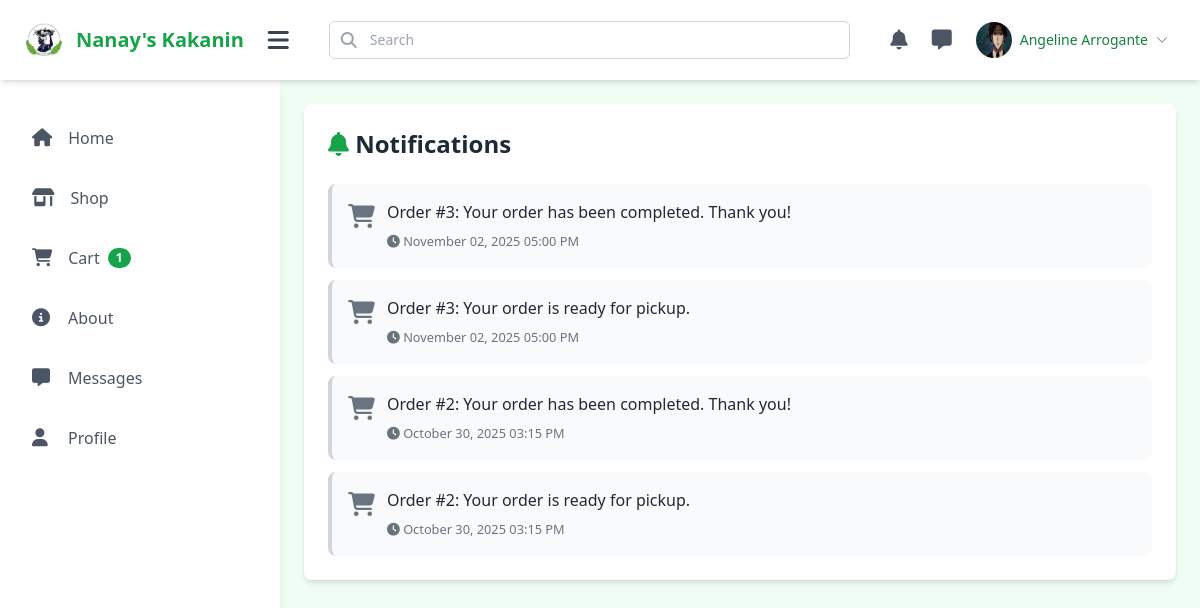
The app's page /notifications/ (signed in) with its own data.
### kakanin/models.py (models this page shows, shortened)
class UserProfile(models.Model):
    BARANGAY_CHOICES = [
        ('agpangi', 'Agpangi'),
        ('anislagan', 'Anislagan'),
        ('atipolo', 'Atipolo'),
        ('borac', 'Borac'),
        ('cabungaan', 'Cabungaan'),
        ('calumpang', 'Calumpang'),
        ('capiñahan', 'Capiñahan'),
        ('caraycaray', 'Caraycaray'),
        ('catmon', 'Catmon'),
        ('haguikhikan', 'Haguikhikan'),
        ('imelda', 'Imelda'),
        ('larrazabal', 'Larrazabal'),
        ('libtong', 'Libtong'),
        ('libertad', 'Libertad'),
        ('lico', 'Lico'),
        ('lucsoon', 'Lucsoon'),
        ('mabini', 'Mabini'),
        ('padre_inocentes_garcia', 'Padre Inocentes Garcia (Pob.)'),
        ('padre_sergio_eamiguel', 'Padre Sergio Eamiguel'),
        ('sabang', 'Sabang'),
        ('san_pablo', 'San Pablo'),
        ('santo_nino', 'Santo Niño'),
        ('santissimo_rosario', 'Santissimo Rosario Pob. (Santo Rosa)'),
        ('talustusan', 'Talustusan'),
        ('villa_caneja', 'Villa Caneja'),
        ('villa_consuelo', 'Villa Consuelo'),
    ]
    user = models.OneToOneField(User, on_delete=models.CASCADE)
    profile_picture = models.ImageField(upload_to='profile_pics/', blank=True, null=True)
    phone = models.CharField(max_length=20, blank=True)
    barangay = models.CharField(max_length=50, choices=BARANGAY_CHOICES, blank=True, help_text="Barangay in Naval, Biliran")
    zone = models.CharField(max_length=50, blank=True, help_text="Zone/Purok number")
    additional_notes = models.TextField(blank=True, help_text="Nearest landmark or additional directions")
    address = models.TextField(blank=True)
    birth_date = models.DateField(blank=True, null=True)
    created_at = models.DateTimeField(auto_now_add=True)
    updated_at = models.DateTimeField(auto_now=True)

class Notification(models.Model):
    TYPE_CHOICES = [
        ('low_stock', 'Low Stock'),
        ('order_submitted', 'Order Submitted'),
        ('payment_pending', 'Payment Pending'),
        ('payment_approved', 'Payment Approved'),
        ('payment_rejected', 'Payment Rejected'),
        ('order_confirmed', 'Order Confirmed'),
        ('ready_for_pickup', 'Ready for Pickup'),
        ('out_for_delivery', 'Out for Delivery'),
        ('order_completed', 'Order Completed'),
        ('order_cancelled', 'Order Cancelled'),
        ('reservation_submitted', 'Reservation Submitted'),
        ('reservation_confirmed', 'Reservation Confirmed'),
        ('reservation_rejected', 'Reservation Rejected'),
        ('reservation_completed', 'Reservation Completed'),
        ('feedback', 'Feedback Received'),
    ]
    type = models.CharField(max_length=32, choices=TYPE_CHOICES)
    message = models.TextField()
    user = models.ForeignKey(User, on_delete=models.CASCADE, null=True, blank=True, related_name='notifications', help_text="User to notify (null for admin notifications)")
    order = models.ForeignKey('Order', on_delete=models.CASCADE, null=True, blank=True, related_name='notifications', help_text="Related order if applicable")
    reservation = models.ForeignKey('Reservation', on_delete=models.CASCADE, null=True, blank=True, related_name='notifications', help_text="Related reservation if applicable")
    created_at = models.DateTimeField(auto_now_add=True)
    read = models.BooleanField(default=False)
    class Meta:
        ordering = ['-created_at']

### kakanin/views.py (the view)
# urls.py: path("notifications/", views.user_notifications, name="user_notifications"),
@login_required
def user_notifications(request):
    notifications = Notification.objects.filter(user=request.user).order_by('-created_at')
    if request.method == 'POST' and request.POST.get('action') == 'mark_all_read':
        Notification.objects.filter(user=request.user, read=False).update(read=True)
        messages.success(request, 'All notifications marked as read.')
        return redirect('user_notifications')
    context = {
        'notifications': notifications,
        'unread_count': Notification.objects.filter(user=request.user, read=False).count(),
    }
    return render(request, "kakanin/notifications.html", context)

### kakanin/templates/kakanin/notifications.html (shortened to what this page needs)
{% load static %}
<!DOCTYPE html>
<html lang="en" class="h-full">
<head>
    <script src="{% static 'kakanin/js/tailwind.js' %}"></script>
    <link rel="stylesheet" href="{% static 'kakanin/css/fontawesome/all.min.css' %}" />
  <link rel="stylesheet" href="{% static 'kakanin/css/bootstrap-icons/bootstrap-icons.css' %}">
</head>
<body class="bg-green-50 h-full">
  <header class="fixed top-0 left-0 right-0 h-20 bg-white shadow-md z-50 flex items-center px-4 lg:px-6">
    <div class="flex items-center gap-4">
      <a href="{% url 'index_user' %}" class="flex items-center gap-3">
        <img src="{% static 'kakanin/img/logo.png' %}" alt="Logo" class="w-10 h-10 rounded-full">
        <span class="hidden lg:block text-xl font-bold text-green-600">Nanay's Kakanin</span>
      </a>
      <button id="sidebarToggle" class="p-2 hover:bg-gray-100 rounded-lg transition-colors">
        <i class="fa-solid fa-bars text-2xl text-gray-700"></i>
      </button>
    </div>
    <div class="hidden md:flex flex-1 max-w-xl mx-8">
      <div class="relative w-full">
        <input type="text" placeholder="Search" class="w-full px-4 py-2 pl-10 border border-gray-300 rounded-md focus:outline-none focus:ring-2 focus:ring-primary focus:border-transparent text-sm">
        <i class="fa-solid fa-search absolute left-3 top-1/2 -translate-y-1/2 text-gray-400"></i>
      </div>
    </div>
    <div class="ml-auto flex items-center gap-2">
      <div class="relative">
        <button class="p-2 hover:bg-gray-100 rounded-lg relative" onclick="toggleDropdown('notifDropdown')">
          <i class="fa-solid fa-bell text-xl text-gray-600"></i>
        </button>
      </div>
      <div class="relative">
        <button class="p-2 hover:bg-gray-100 rounded-lg relative" onclick="toggleDropdown('msgDropdown')">
          <i class="fa-solid fa-message text-xl text-gray-600"></i>
        </button>
      </div>
      <div class="relative">
        <button class="flex items-center gap-2 p-2 hover:bg-gray-100 rounded-lg" onclick="toggleDropdown('profileDropdown')">
          {% if user.userprofile.profile_picture %}<img src="{{ user.userprofile.profile_picture.url }}" alt="Profile" class="w-9 h-9 rounded-full">{% else %}<img src="{% static 'kakanin/img/logo.png' %}" alt="Profile" class="w-9 h-9 rounded-full">{% endif %}
          <span class="hidden md:block text-sm font-medium text-secondary">{{ user.get_full_name|default:user.username }}</span>
          <i class="bi bi-chevron-down text-xs text-gray-500"></i>
        </button>
      </div>
    </div>
  </header>
  <aside id="sidebar" class="fixed top-20 left-0 bottom-0 w-[280px] bg-white shadow-lg z-40 flex flex-col transition-all">
    <nav class="mt-8 px-4 space-y-2 text-base flex-1 overflow-y-auto">
      <a href="{% url 'index_user' %}" class="flex items-center gap-4 px-4 py-3 rounded-xl text-gray-600 hover:text-green-700 hover:bg-green-50 transition"><i class="fa-solid fa-house text-lg min-w-[20px]"></i><span class="sidebar-text">Home</span></a>
      <a href="{% url 'shop_user' %}" class="flex items-center gap-4 px-4 py-3 rounded-xl text-gray-600 hover:text-green-700 hover:bg-green-50 transition"><i class="fa-solid fa-shop text-lg min-w-[20px]"></i><span class="sidebar-text">Shop</span></a>
      <a href="{% url 'view_cart' %}" class="flex items-center gap-4 px-4 py-3 rounded-xl text-gray-600 hover:text-green-700 hover:bg-green-50 transition"><i class="fa-solid fa-shopping-cart text-lg min-w-[20px]"></i><span class="sidebar-text flex items-center gap-2">Cart{% if total_cart_count > 0 %}<span class="bg-green-600 text-white text-xs px-2 py-0.5 rounded-full font-semibold">{{ total_cart_count }}</span>{% endif %}</span></a>
      <a href="{% url 'about' %}" class="flex items-center gap-4 px-4 py-3 rounded-xl text-gray-600 hover:text-green-700 hover:bg-green-50 transition"><i class="fa-solid fa-circle-info text-lg min-w-[20px]"></i><span class="sidebar-text">About</span></a>
      <a href="{% url 'messages_inbox' %}" class="flex items-center gap-4 px-4 py-3 rounded-xl text-gray-600 hover:text-green-700 hover:bg-green-50 transition"><i class="fa-solid fa-message text-lg min-w-[20px]"></i><span class="sidebar-text">Messages</span></a>
      <a href="{% url 'user_profile' %}" class="flex items-center gap-4 px-4 py-3 rounded-xl text-gray-600 hover:text-green-700 hover:bg-green-50 transition"><i class="fa-solid fa-user text-lg min-w-[20px]"></i><span class="sidebar-text">Profile</span></a>
    </nav>
  </aside>
  <div id="mainContent" class="min-h-screen lg:ml-[280px] transition-all pt-20 overflow-x-hidden">
    <div class="p-4 md:p-6">
      <div class="max-w-4xl mx-auto">
        <div class="bg-white rounded-lg shadow-md p-6">
          <div class="flex justify-between items-center mb-6">
            <h2 class="text-2xl font-bold text-gray-800"><i class="fas fa-bell text-green-600"></i> Notifications</h2>
          </div>
          {% if notifications %}
            <div class="space-y-3">
              {% for notification in notifications %}
              <a href="{% url 'mark_notification_read' notification.id %}" class="block border-l-4 {% if not notification.read %}border-green-600 bg-green-50{% else %}border-gray-300 bg-gray-50{% endif %} p-4 rounded-lg hover:shadow-md transition cursor-pointer">
                <div class="flex items-start gap-3">
                  <div class="text-2xl {% if not notification.read %}text-green-600{% else %}text-gray-500{% endif %}">
                    {% if 'Order' in notification.message or 'order' in notification.message %}
                      <i class="fas fa-shopping-cart"></i>
                    {% elif 'Reservation' in notification.message or 'reservation' in notification.message %}
                      <i class="fas fa-calendar-check"></i>
                    {% elif 'stock' in notification.message %}
                      <i class="fas fa-box"></i>
                    {% else %}
                      <i class="fas fa-info-circle"></i>
                    {% endif %}
                  </div>
                  <div class="flex-1">
                    <p class="text-gray-800 mb-1">{{ notification.message }}</p>
                    <small class="text-gray-500">
                      <i class="fas fa-clock"></i> {{ notification.created_at|date:"F d, Y h:i A" }}
                    </small>
                  </div>
                </div>
              </a>
              {% endfor %}
            </div>
          {% else %}
            <div class="text-center py-12">
              <i class="fas fa-info-circle text-6xl text-gray-300 mb-4"></i>
              <h5 class="text-xl font-semibold text-gray-700 mb-2">No notifications</h5>
              <p class="text-gray-500">You don't have any notifications yet.</p>
            </div>
          {% endif %}
        </div>
      </div>
    </div>
  </div>
</body>
</html>

### kakanin/templates/kakanin/notifications.html (style rules this page uses)
.transition-all { transition: all 300ms ease-in-out; }
#sidebar { transform: translateX(-100%); }
@media (min-width: 1024px) { #sidebar { transform: translateX(0); width: 280px; } }

### records on screen
Notification: message "Order #3: Your order has been completed. Thank you!", created_at "November 02, 2025 05:00 PM"
Notification: message "Order #3: Your order is ready for pickup.", created_at "November 02, 2025 05:00 PM"
Notification: message "Order #2: Your order has been completed. Thank you!", created_at "October 30, 2025 03:15 PM"
Notification: message "Order #2: Your order is ready for pickup.", created_at "October 30, 2025 03:15 PM"

### other values on screen
{{ user.get_full_name|default:user.username }} "Angeline Arrogante"
{{ total_cart_count }} "1"
